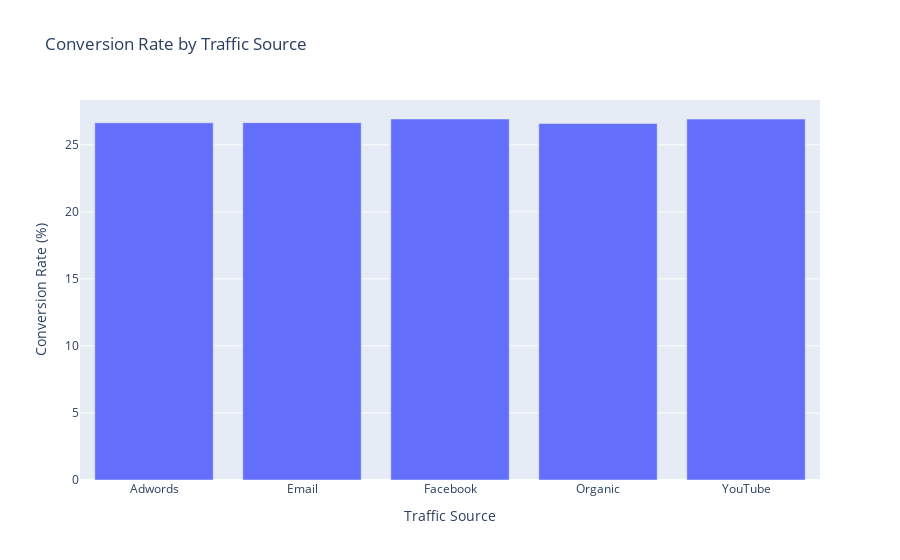

Notebook cell for this chart:
### Markdown cell above
Extra visualizations:

### Code cell
source_stats = dat.groupby('first_touch_source').agg(
    total_sessions = ('session_id', 'count'),
    purchases = ('purchase_order', lambda x: x.notna().sum())
)
source_stats['conversion_rate'] = (source_stats['purchases'] / source_stats['total_sessions']) * 100
source_stats = source_stats.reset_index()

fig_bar = px.bar(
    source_stats,
    x='first_touch_source',
    y='conversion_rate',
    title='Conversion Rate by Traffic Source',
    labels={'conversion_rate': 'Conversion Rate (%)', 'first_touch_source': 'Traffic Source'}
)
fig_bar.show()

### Figure 1 — Plotly figure (JSON) as saved in the notebook; plotly's stock layout.template omitted (floating-point values rounded to 4 significant figures)
{"data": [{"alignmentgroup": "True", "hovertemplate": "Traffic Source=%{x}<br>Conversion Rate (%)=%{y}<extra></extra>", "legendgroup": "", "marker": {"color": "#636efa", "pattern": {"shape": ""}}, "name": "", "offsetgroup": "", "orientation": "v", "showlegend": false, "textposition": "auto", "type": "bar", "x": ["Adwords", "Email", "Facebook", "Organic", "YouTube"], "xaxis": "x", "y": [26.64, 26.65, 26.93, 26.59, 26.92], "yaxis": "y"}], "layout": {"barmode": "relative", "legend": {"tracegroupgap": 0}, "title": {"text": "Conversion Rate by Traffic Source"}, "xaxis": {"anchor": "y", "domain": [0, 1], "title": {"text": "Traffic Source"}}, "yaxis": {"anchor": "x", "domain": [0, 1], "title": {"text": "Conversion Rate (%)"}}}}
